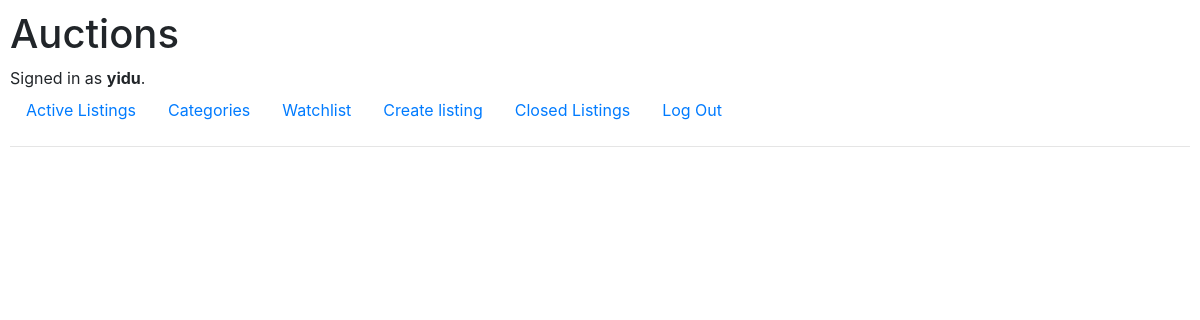
The app's page /closedlistings/ (signed in), older data.
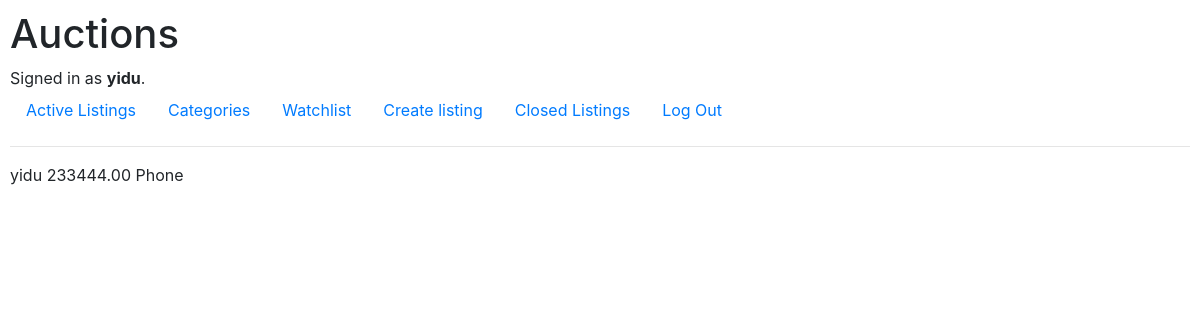
The same page, newer data.
### auctions/models.py (models this page shows)
class User(AbstractUser):
    pass

class BidWinner(models.Model):
    user = models.ForeignKey(User, on_delete=models.CASCADE, related_name="winner")
    winningbid = models.DecimalField(max_digits=10, decimal_places=2)
    listing = models.OneToOneField(Listing, on_delete=models.CASCADE, blank=True, related_name="winner")

class Listing(models.Model):
    user = models.ForeignKey(User, on_delete=models.CASCADE, related_name="lister")
    title = models.CharField(max_length=64)
    description = models.TextField()
    price = models.DecimalField(max_digits=10, decimal_places=2)
    active = models.BooleanField(default=True)
    time = models.DateField(auto_now_add=True)
    category = models.ForeignKey(Category, on_delete=models.SET_NULL, null=True, blank=True, related_name="group")
    image = models.URLField(null=True, blank=True)

### auctions/views.py (the view)
# urls.py: path("closedlistings/", views.closedlistings, name="closedlistings"),
@login_required(login_url="/login")
def closedlistings(request):
    user = request.user
    wins = BidWinner.objects.filter(user=user)
    print(wins)
    return render(request, 'auctions/wins.html', {
        "wins": wins,
    })
    ...

### auctions/templates/auctions/wins.html
{% extends 'auctions/layout.html' %}
{% block body %}
    {% for win in wins %}
        {{ win.user }}
        {{win.winningbid }}
        {{ win.listing.title }}
    {% endfor %}
{% endblock %}

### auctions/templates/auctions/layout.html (shortened to what this page needs)
{% load static %}
<!DOCTYPE html>
<html lang="en">
    <head>
        <link rel="stylesheet" href="https://stackpath.bootstrapcdn.com/bootstrap/4.4.1/css/bootstrap.min.css">
        <link href="{% static 'auctions/styles.css' %}" rel="stylesheet">
    </head>
    <body>
        <h1>Auctions</h1>
        <div>
            {% if user.is_authenticated %}
                Signed in as <strong>{{ user.username }}</strong>.
            {% else %}
                Not signed in.
            {% endif %}
        </div>
        <ul class="nav">
            <li class="nav-item">
                <a class="nav-link" href="{% url 'index' %}">Active Listings</a>
            </li>
            <li class="nav-item">
                <a class="nav-link" href="{% url 'category' %}">Categories</a>
            </li>
            {% if user.is_authenticated %}
            <li class="nav-item">
                <a class="nav-link" href="{% url 'watchlist' %}">Watchlist</a>
            </li>
            <li class="nav-item">
                <a class="nav-link" href="{% url 'newlist' %}">Create listing</a>
            </li>
            <li class="nav-item">
                <a class="nav-link" href="{% url 'closedlistings' %}">Closed Listings</a>
            </li>
            <li class="nav-item">
                <a class="nav-link" href="{% url 'logout' %}">Log Out</a>
            </li>
            {% endif %}
        </ul>
        <hr>
        {% block body %}
        {% endblock %}
    </body>
</html>

### auctions/static/auctions/styles.css (style rules this page uses)
body { padding: 10px; }

Row changes from the older to the newer data that the page shows:
added BidWinner: user "yidu", winningbid "233444.00", listing "Phone"
